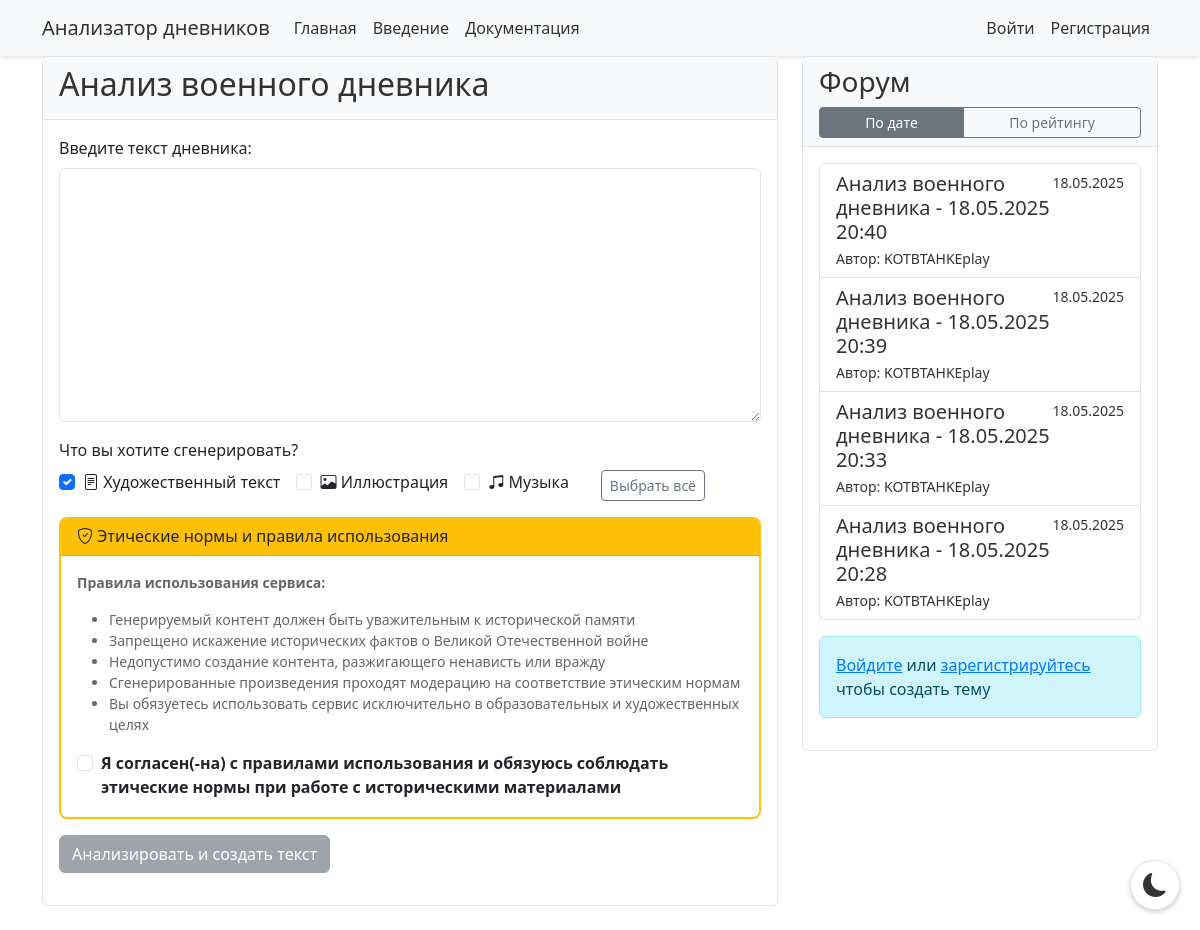
The page / on the database its author committed.
### forum.py (models this page shows, shortened)
class Topic(db.Model):
    id = db.Column(db.Integer, primary_key=True)
    title = db.Column(db.String(200), nullable=False)
    user_id = db.Column(db.Integer, db.ForeignKey('user.id'), nullable=False)
    created_at = db.Column(db.DateTime, default=datetime.utcnow)
    votes_up = db.Column(db.Integer, default=0)
    votes_down = db.Column(db.Integer, default=0)
    messages = db.relationship('Message', backref='topic', lazy=True, cascade='all, delete-orphan')
    votes = db.relationship('TopicVote', backref='topic', lazy=True, cascade='all, delete-orphan')

class User(UserMixin, db.Model):
    id = db.Column(db.Integer, primary_key=True)
    username = db.Column(db.String(80), unique=True, nullable=False)
    password_hash = db.Column(db.String(120), nullable=False)
    created_at = db.Column(db.DateTime, default=datetime.utcnow)
    topics = db.relationship('Topic', backref='author', lazy=True)
    messages = db.relationship('Message', backref='author', lazy=True)
    topic_votes = db.relationship('TopicVote', backref='user', lazy=True)
    message_votes = db.relationship('MessageVote', backref='user', lazy=True)

### app.py (the view)
@app.route('/')
def index():
    sort_by = request.args.get('sort', 'date')  # date, likes
    if sort_by == 'likes':
        topics = Topic.query.order_by((Topic.votes_up - Topic.votes_down).desc()).all()
    else:  # date
        topics = Topic.query.order_by(Topic.created_at.desc()).all()
    return render_template('index.html', topics=topics, current_sort=sort_by)

### templates/index.html (shortened to what this page needs)
{% extends "base.html" %}
{% block content %}
<div class="row">
    <div class="col-md-8">
        <div class="card mb-4">
            <div class="card-header">
                <h2>Анализ военного дневника</h2>
            </div>
            <div class="card-body">
                <form id="diary-form">
                    <div class="mb-3">
                        <label for="diary_text" class="form-label">Введите текст дневника:</label>
                        <textarea class="form-control" id="diary_text" name="diary_text" rows="10" required></textarea>
                    </div>
                    <div class="mb-3">
                        <label class="form-label">Что вы хотите сгенерировать?</label>
                        <div class="d-flex flex-wrap gap-3">
                            <div class="form-check">
                                <input class="form-check-input generation-type" type="checkbox" name="generation_types[]" id="generation_text" value="text" checked>
                                <label class="form-check-label" for="generation_text">
                                    <i class="bi bi-file-text"></i> Художественный текст
                                </label>
                            </div>
                            <div class="form-check">
                                <input class="form-check-input generation-type" type="checkbox" name="generation_types[]" id="generation_image" value="image">
                                <label class="form-check-label" for="generation_image">
                                    <i class="bi bi-image"></i> Иллюстрация
                                </label>
                            </div>
                            <div class="form-check">
                                <input class="form-check-input generation-type" type="checkbox" name="generation_types[]" id="generation_music" value="music">
                                <label class="form-check-label" for="generation_music">
                                    <i class="bi bi-music-note-beamed"></i> Музыка
                                </label>
                            </div>
                            <div class="ms-3">
                                <button type="button" id="select-all-btn" class="btn btn-sm btn-outline-secondary">Выбрать всё</button>
                            </div>
                        </div>
                    </div>
                    <div class="card mb-3 ethics-agreement" id="ethics-agreement-card">
                        <div class="card-header">
                            <h6 class="mb-0"><i class="bi bi-shield-check"></i> Этические нормы и правила использования</h6>
                        </div>
                        <div class="card-body">
                            <div class="small text-muted mb-3">
                                <p><strong>Правила использования сервиса:</strong></p>
                                <ul class="mb-0">
                                    <li>Генерируемый контент должен быть уважительным к исторической памяти</li>
                                    <li>Запрещено искажение исторических фактов о Великой Отечественной войне</li>
                                    <li>Недопустимо создание контента, разжигающего ненависть или вражду</li>
                                    <li>Сгенерированные произведения проходят модерацию на соответствие этическим нормам</li>
                                    <li>Вы обязуетесь использовать сервис исключительно в образовательных и художественных целях</li>
                                </ul>
                            </div>
                            <div class="form-check">
                                <input class="form-check-input" type="checkbox" id="ethicsAgreement" required>
                                <label class="form-check-label fw-bold" for="ethicsAgreement">
                                    Я согласен(-на) с правилами использования и обязуюсь соблюдать этические нормы при работе с историческими материалами
                                </label>
                            </div>
                        </div>
                    </div>
                    <button type="submit" class="btn btn-primary">Анализировать текст</button>
                </form>
            </div>
        </div>
    </div>
    <div class="col-md-4">
        <div class="card">
            <div class="card-header">
                <div class="d-flex justify-content-between align-items-center mb-2">
                    <h3 class="mb-0">Форум</h3>
                </div>
                <div class="btn-group btn-group-sm w-100">
                    <a href="{{ url_for('index', sort='date') }}"
                       class="btn btn-outline-secondary {% if current_sort == 'date' %}active{% endif %}">
                        По дате
                    </a>
                    <a href="{{ url_for('index', sort='likes') }}"
                       class="btn btn-outline-secondary {% if current_sort == 'likes' %}active{% endif %}">
                        По рейтингу
                    </a>
                </div>
            </div>
            <div class="card-body">
                {% if topics %}
                    <div class="list-group">
                    {% for topic in topics %}
                        <a href="{{ url_for('view_topic', topic_id=topic.id) }}" class="list-group-item list-group-item-action">
                            <div class="d-flex w-100 justify-content-between">
                                <h5 class="mb-1">{{ topic.title }}</h5>
                                <small>{{ topic.created_at.strftime('%d.%m.%Y') }}</small>
                            </div>
                            <small>Автор: {{ topic.author.username }}</small>
                        </a>
                    {% endfor %}
                    </div>
                {% else %}
                    <p class="text-muted">Пока нет тем на форуме.</p>
                {% endif %}
                {% if not current_user.is_authenticated %}
                    <div class="alert alert-info mt-3">
                        <a href="{{ url_for('login') }}">Войдите</a> или
                        <a href="{{ url_for('register') }}">зарегистрируйтесь</a>
                        чтобы создать тему
                    </div>
                {% endif %}
            </div>
        </div>
    </div>
</div>
{% endblock %}

### templates/base.html (shortened to what this page needs)
<!DOCTYPE html>
<html lang="ru">
<head>
    <link href="https://cdn.jsdelivr.net/npm/bootstrap@5.3.0-alpha1/dist/css/bootstrap.min.css" rel="stylesheet">
    <link href="https://cdn.jsdelivr.net/npm/bootstrap-icons@1.11.1/font/bootstrap-icons.css" rel="stylesheet">
    <link href="/static/css/styles.css" rel="stylesheet">
</head>
<body>
    <nav class="navbar navbar-expand-lg navbar-light">
        <div class="container">
            <a class="navbar-brand" href="{{ url_for('index') }}">Анализатор дневников</a>
            <div class="collapse navbar-collapse" id="navbarNav">
                <ul class="navbar-nav me-auto">
                    <li class="nav-item">
                        <a class="nav-link" href="{{ url_for('index') }}">Главная</a>
                    </li>
                    <li class="nav-item">
                        <a class="nav-link" href="{{ url_for('introduction') }}">Введение</a>
                    </li>
                    <li class="nav-item">
                        <a class="nav-link" href="{{ url_for('documentation') }}">Документация</a>
                    </li>
                </ul>
                <ul class="navbar-nav">
                    {% if current_user.is_authenticated %}
                        <li class="nav-item">
                            <span class="nav-link">{{ current_user.username }}</span>
                        </li>
                        <li class="nav-item">
                            <a class="nav-link" href="{{ url_for('logout') }}">Выйти</a>
                        </li>
                    {% else %}
                        <li class="nav-item">
                            <a class="nav-link" href="{{ url_for('login') }}">Войти</a>
                        </li>
                        <li class="nav-item">
                            <a class="nav-link" href="{{ url_for('register') }}">Регистрация</a>
                        </li>
                    {% endif %}
                </ul>
            </div>
        </div>
    </nav>
    <div class="container">
        <div class="content">
            {% block content %}{% endblock %}
        </div>
    </div>
    <button class="theme-switch" onclick="toggleTheme()">
        <i class="bi bi-moon-fill"></i>
    </button>
</body>
</html>

### static/css/styles.css (style rules this page uses)
:root { --bg-primary: #ffffff; --bg-secondary: #f8f9fa; --text-primary: #333333; --text-secondary: #666666; --border-color: #dee2e6; --card-bg: #ffffff; --navbar-bg: #f8f9fa; --input-bg: #ffffff; --modal-bg: #ffffff; }
body { background-color: var(--bg-primary); color: var(--text-primary); transition: background-color 0.3s ease, color 0.3s ease; }
.navbar { background-color: var(--navbar-bg) !important; }
.navbar-light .navbar-brand, .navbar-light .navbar-nav .nav-link { color: var(--text-primary) !important; }
.card { background-color: var(--card-bg); border-color: var(--border-color); }
.card-header { background-color: var(--bg-secondary); border-bottom-color: var(--border-color); color: var(--text-primary); }
.list-group-item { background-color: var(--card-bg); border-color: var(--border-color); color: var(--text-primary); }
.text-muted { color: var(--text-secondary) !important; }
a { color: #007bff; }
.theme-switch { position: fixed; bottom: 20px; right: 20px; z-index: 1000; padding: 10px; border-radius: 50%; width: 50px; height: 50px; display: flex; align-items: center; justify-content: center; cursor: pointer; background-color: var(--card-bg); border: 1px solid var(--border-color); box-shadow: 0 2px 5px rgba(0,0,0,0.2); color: var(--text-primary); }
.theme-switch i { font-size: 1.5rem; color: var(--text-primary); }
.content { min-height: calc(100vh - 120px); }
.navbar { box-shadow: 0 2px 4px rgba(0,0,0,0.1); }
.ethics-agreement { border: 2px solid #ffc107; border-radius: 8px; transition: all 0.3s ease; }
.ethics-agreement .card-header { background-color: #ffc107 !important; color: #212529 !important; font-weight: 600 !important; border-bottom: 1px solid rgba(0,0,0,.125) !important; }

### rows shown on the page
Topic: title "Анализ военного дневника - 18.05.2025 20:40", created_at "18.05.2025", author.username "KOTBTAHKEplay"
Topic: title "Анализ военного дневника - 18.05.2025 20:39", created_at "18.05.2025", author.username "KOTBTAHKEplay"
Topic: title "Анализ военного дневника - 18.05.2025 20:33", created_at "18.05.2025", author.username "KOTBTAHKEplay"
Topic: title "Анализ военного дневника - 18.05.2025 20:28", created_at "18.05.2025", author.username "KOTBTAHKEplay"
